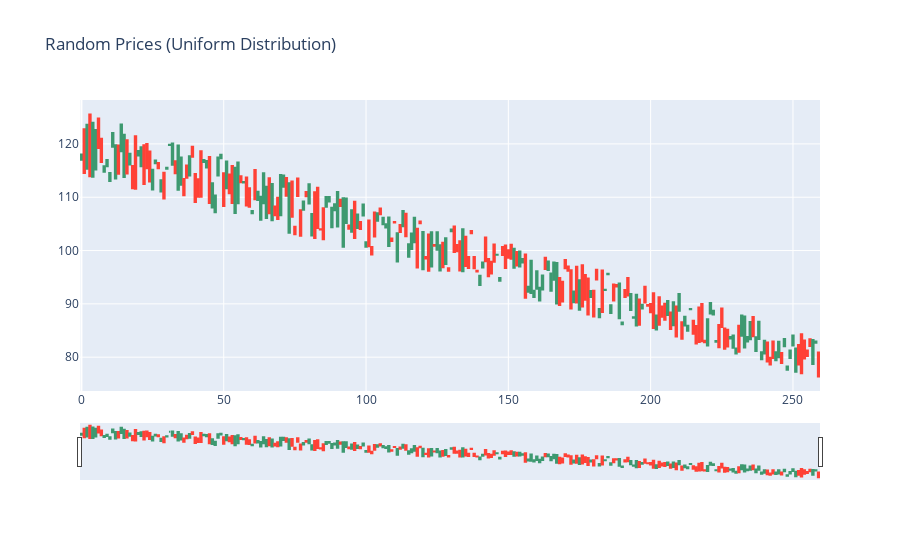

Notebook source saved alongside this figure:
### Code cell
random_downtrend_0 = generate_random_downtrend_ticker_data(80, 120)

_ = plot_candles_OC(random_downtrend_0)

### Figure 1 — Plotly figure (JSON) as saved in the notebook; plotly's stock layout.template omitted (floating-point values rounded to 4 significant figures; data arrays with more than 128 entries replaced by an {"elided": "..."} marker saying what was removed)
{"data": [{"close": {"elided": "260 float values"}, "high": {"elided": "260 float values"}, "low": {"elided": "260 float values"}, "open": {"elided": "260 float values"}, "type": "candlestick", "x": {"elided": "260 int values"}}], "layout": {"title": {"text": "Random Prices (Uniform Distribution)"}}}
